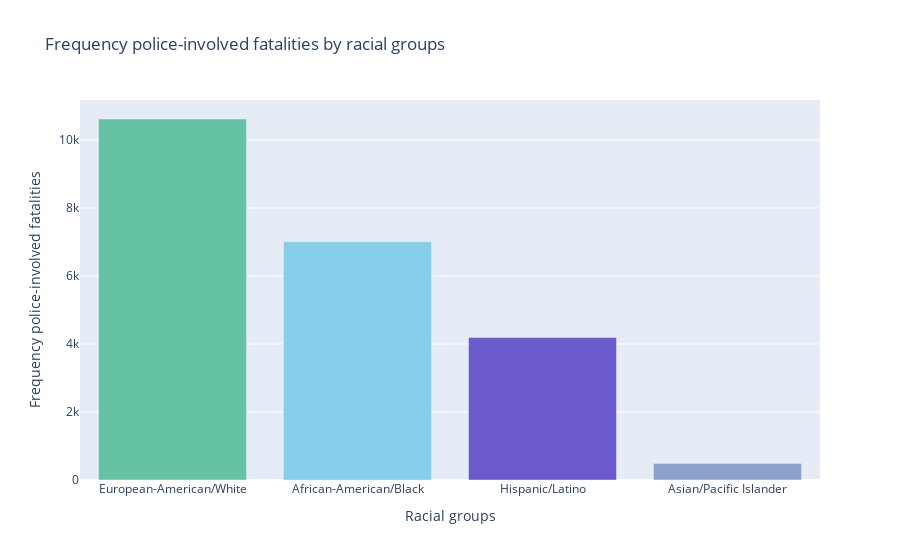
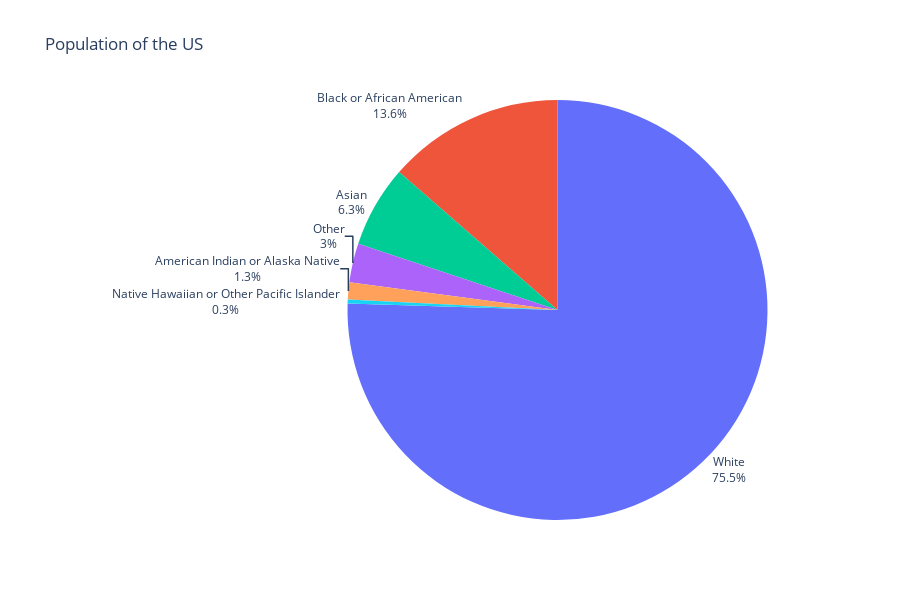

Notebook code cell kept with these figures, in order:
### Markdown cell above
### Racial inequality and bias
Racial bias contributes to socioeconomic inequality. This can be seen through data about fatal police encounters. Minorities often face negative treatment, giving them less opportunities to progress further in society. According to a survey conducted by the Pew Research Center in 2019, 84% of black adults said that, in dealing with police, blacks are generally treated less fairly than whites; 63% of whites said the same. Similarly, 87% of blacks and 61% of whites said the U.S. criminal justice system treats black people less fairly.

### Code cell
import plotly.express as px


dg = pd.read_csv('fatal.csv', delimiter=',')

trace = go.Bar(
    x=dg['race'],
    y=dg['freq'],
    marker=dict(color=['rgb(102,194,165)', 'rgb(135,206,235)', 'rgb(106,90,205)', 'rgb(141,160,203)'])
)

# Create a layout object that contains the specifications for the X and Y axes, and the legend
layout = go.Layout(
    title = 'Frequency police-involved fatalities by racial groups',
    xaxis=go.layout.XAxis(
        type='category', # the type for the x axis is categorical
        title = 'Racial groups'
    ),
    yaxis=go.layout.YAxis(
        title = 'Frequency police-involved fatalities'
    )
)

fig = go.Figure(data=trace, layout=layout)

# Show the bar chart
fig.show()

df = pd.read_csv('population.csv', delimiter=',')


aantal = df['total']
race = df['race']

fig2 = px.pie(
    dp,
    values = aantal,
    names = race,
    title = 'Population of the US'
)

fig2.update_traces(
    textposition='outside', 
    textinfo='percent+label'
)

fig2.update_layout(
    height = 600,
    showlegend = False
)

#Show the piechart
fig2.show()

### Figure 1 — Plotly figure (JSON) as saved in the notebook; plotly's stock layout.template omitted (floating-point values rounded to 4 significant figures)
{"data": [{"marker": {"color": ["rgb(102,194,165)", "rgb(135,206,235)", "rgb(106,90,205)", "rgb(141,160,203)"]}, "type": "bar", "x": ["European-American/White", "African-American/Black", "Hispanic/Latino", "Asian/Pacific Islander"], "y": [10614, 7008, 4192, 485]}], "layout": {"title": {"text": "Frequency police-involved fatalities by racial groups"}, "xaxis": {"title": {"text": "Racial groups"}, "type": "category"}, "yaxis": {"title": {"text": "Frequency police-involved fatalities"}}}}

### Figure 2 — Plotly figure (JSON) as saved in the notebook; plotly's stock layout.template omitted (floating-point values rounded to 4 significant figures)
{"data": [{"domain": {"x": [0, 1], "y": [0, 1]}, "hovertemplate": "label=%{label}<br>value=%{value}<extra></extra>", "labels": ["White", "Black or African American", "American Indian or Alaska Native", "Asian", "Native Hawaiian or Other Pacific Islander", "Other"], "legendgroup": "", "name": "", "showlegend": true, "textinfo": "percent+label", "textposition": "outside", "type": "pie", "values": [75.5, 13.6, 1.3, 6.3, 0.3, 3]}], "layout": {"height": 600, "legend": {"tracegroupgap": 0}, "showlegend": false, "title": {"text": "Population of the US"}}}
